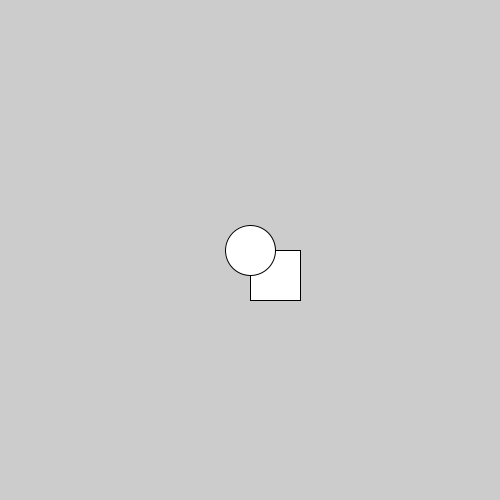
Frame 1 (no input)
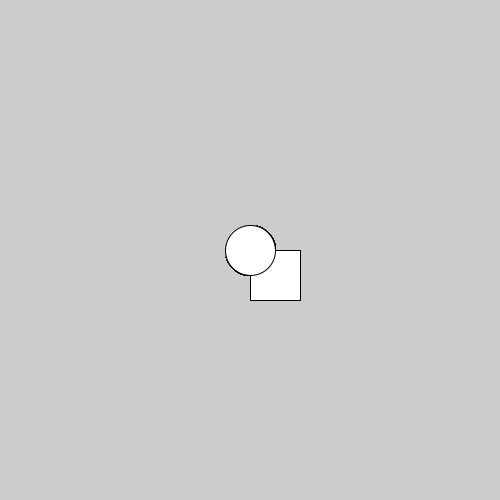
Frame 60 (the mouse pressed at the canvas centre just before this capture)
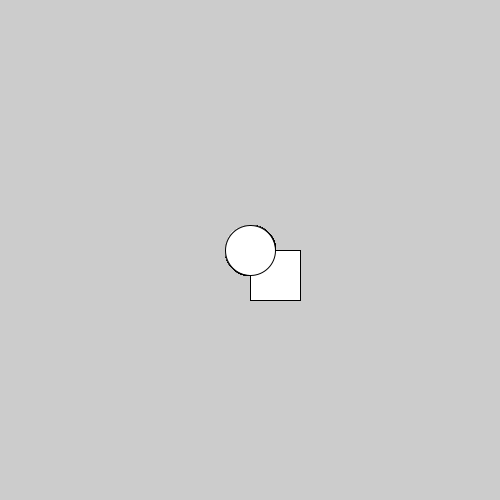
Frame 120 (the mouse held since frame 60 and released just before this capture)

The Processing sketch that drew these frames (run headless with seeded random() and noise(); from frame 60 on, the mouse is pressed at the canvas centre):

// Processing sketch: ejemplo_01
// ── ejemplo_01.pde
void setup() { // todo lo que está entre estas llaves, sucede una sola vez
  size(500, 500);
  // la funcion size determina el tamaño de la ventana
  
  // la doble barra sirve para escribir comentarios de un renglón
  /*esto sirve para escribir 
  comentarios mas largos*/
}


void draw() { // todo lo que está entre estas llaves, sucede aprox. 60 veces por segundo
  rect(250,250,50,50); // los dos primeros numeros son la posicion de su esquina sup. izquierda, los dos segundos su ancho y su alto 
  ellipse(250, 250, 50, 50); // los dos primeros numeros son la posicion de su centro, los dos segundos, su ancho y su alto 
}
